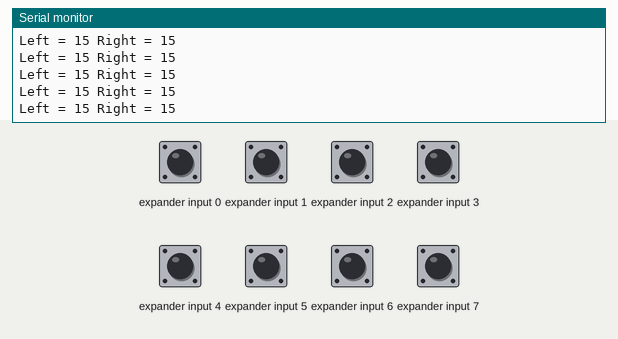
Recording of a sketch running on a simulated ESP32. Shown: the last lines printed to the serial monitor. Wiring (inferred from the names in the program): PCF8574 port expander at I2C address 0x23. The inputs (shaded band) are chosen by the test bench; at power-on: expander input 0–7 HIGH.

Above: at 3.2 s.
3.3 s: expander input 0 pulled LOW for 0.15 s
At 3.31 s:
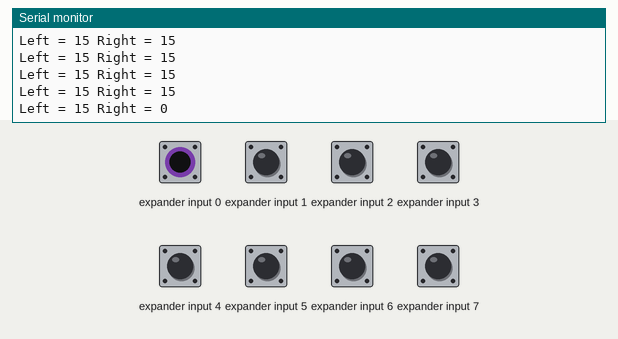
4.9 s: expander input 1 pulled LOW for 0.15 s
At 4.92 s:
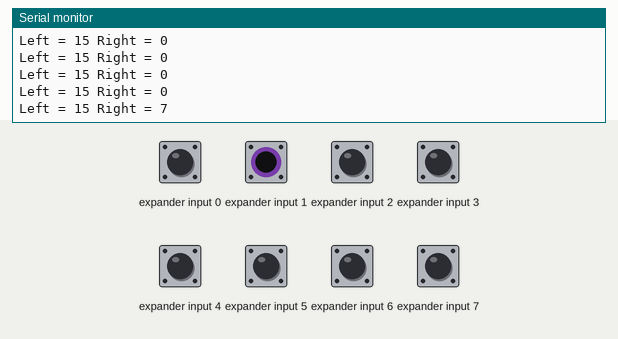
6.5 s: expander input 3 pulled LOW for 0.15 s
At 6.52 s:
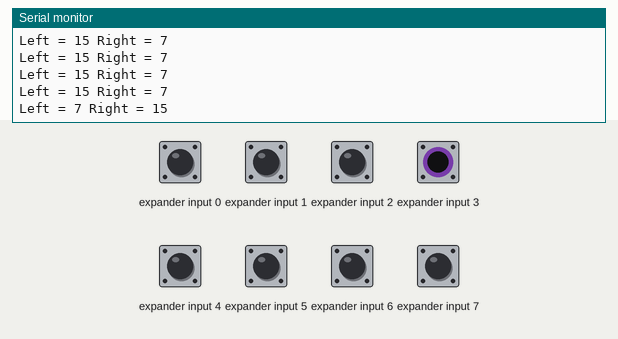
8.1 s: expander input 4 pulled LOW for 0.15 s
At 8.13 s:
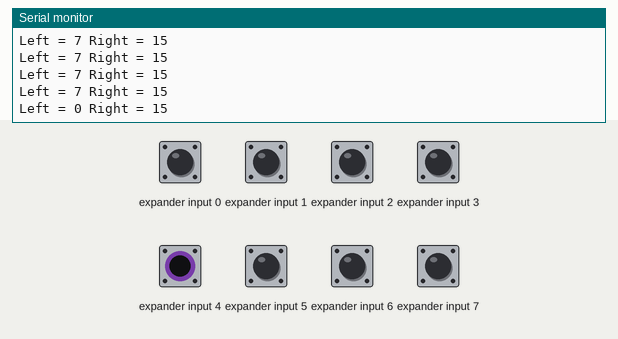
Timing chart, 0 to 10.7 s (numbered marks = the images above; inputs shaded):
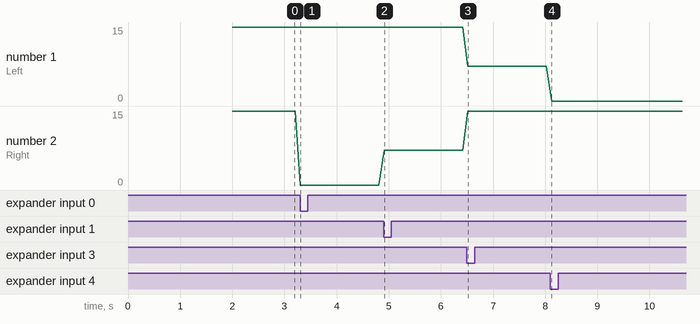

The sketch:

Coditional.ino
```cpp
/*
 *  Ex_12 - PID Controller
 *  Line Following Robot using PID Controller
 *
 *  PortExpander
 *  -- Bit 4 - 0
 *  -- Line sensor Module
 *  -- Bit 7 - 5
 *  -- End Stop switch Module
 *
 *  NeoPixel
 *  -- IO5
 */

#include <Wire.h>

#define I2C_SDA 19
#define I2C_SCL 18

#define PEXP_I2CADDR 0x23
#define OLED_I2CAADR 0x3C

#define NEO_PIXEL 5
#define LED_COUNT 3

uint8_t expanderData;

//Write a byte to the IO expander
void IOexpanderWrite(byte address, byte _data) {
    Wire.beginTransmission(address);
    Wire.write(_data);
    Wire.endTransmission();
}

//Read a byte from the IO expander
uint8_t IOexpanderRead(int address) {
    uint8_t _data;
    Wire.requestFrom(address, 1);
    if(Wire.available()) {
        _data = Wire.read();
    }
    return _data;
}


int8_t pidErrorMap[9][6] =
{
    {1, 1, 1, 1, 0, 4},
    {1, 1, 1, 0, 0, 3},
    {1, 1, 1, 0, 1, 2},
    {1, 1, 0, 0, 1, 1},
    {1, 1, 0, 1, 1, 0},
    {1, 0, 0, 1, 1, -1},
    {1, 0, 1, 1, 1, -2},
    {0, 0, 1, 1, 1, -3},
    {0, 1, 1, 1, 1, -4},
};

float Kp=4, Ki=0, Kd=0;
const float minSpeed = 0.5;
const float maxSpeed = 15;

float error=0, P=0, I=0, D=0, PID_value=0;
float previousError=0;
uint8_t sensor[5] = {0, 0, 0, 0, 0};

void readSensorValues()
{
    expanderData = IOexpanderRead(PEXP_I2CADDR);
    sensor[0] = bitRead(expanderData, 0);
    sensor[1] = bitRead(expanderData, 1);
    sensor[2] = bitRead(expanderData, 2);
    sensor[3] = bitRead(expanderData, 3);
    sensor[4] = bitRead(expanderData, 4);
    for (byte i = 0; i < 9; i++) {
        if (sensor[0] == pidErrorMap[i][0] && sensor[1] == pidErrorMap[i][1] &&
            sensor[2] == pidErrorMap[i][2] && sensor[3] == pidErrorMap[i][3] &&
            sensor[4] == pidErrorMap[i][4]) {
            error = pidErrorMap[i][5];
        }
        if (sensor[0] + sensor[1] + sensor[2] + sensor[3] + sensor[4] == 5) {
            // No Line??
        }
        else if (sensor[0] + sensor[1] + sensor[2] + sensor[3] + sensor[4] == 0) {
            // Full Line??
        }
        else {
            // lastDefinedError = error;
        }
    }
}

void calculatePID()
{
    P = error;
    I = I + error;
    D = error - previousError;
    PID_value = (Kp*P) + (Ki*I) + (Kd*D);
    previousError = error;
}

void setMotorSpeed(int left, int right)
{
    // Sorry kids...
    // It is Left viewing from the front of the robot
    // And not the from the drivers seat. :(

    Serial.print("Left = "); Serial.print(String(left));
    Serial.print(" Right = ");Serial.println(String(right));
    delay(100);

//    setRPM(leftMotor, left);
//    setRPM(rightMotor, right);
}

void motorControl()
{
    float leftMotorSpeed = maxSpeed - PID_value;
    float rightMotorSpeed = maxSpeed + PID_value;

    leftMotorSpeed = constrain(leftMotorSpeed, minSpeed, maxSpeed);
    rightMotorSpeed = constrain(rightMotorSpeed, minSpeed, maxSpeed);

    setMotorSpeed(leftMotorSpeed, rightMotorSpeed);
}


void setup() {
    Wire.begin(I2C_SDA, I2C_SCL);
    Serial.begin(115200); //set up serial library baud rate to 115200

    // Initialize PCF8574 configuration -> Pull High to Read
    IOexpanderWrite(PEXP_I2CADDR, 0xff);

    delay(2000);
}

void loop() {
    readSensorValues();
    calculatePID();
    motorControl();
}
```

Measured:
- after the input at 3.3 s, the serial monitor: prints a new line at once (image 1)
- after the input at 4.9 s, the serial monitor: prints a new line at once (image 2)
- after the input at 6.5 s, the serial monitor: prints a new line at once (image 3)
- after the input at 8.1 s, the serial monitor: prints a new line at once (image 4)
- plotted number 1: 7 → 0 after the input at 8.1 s
- plotted number 2: 15 → 0 after the input at 3.3 s, 0 → 7 after the input at 4.9 s
